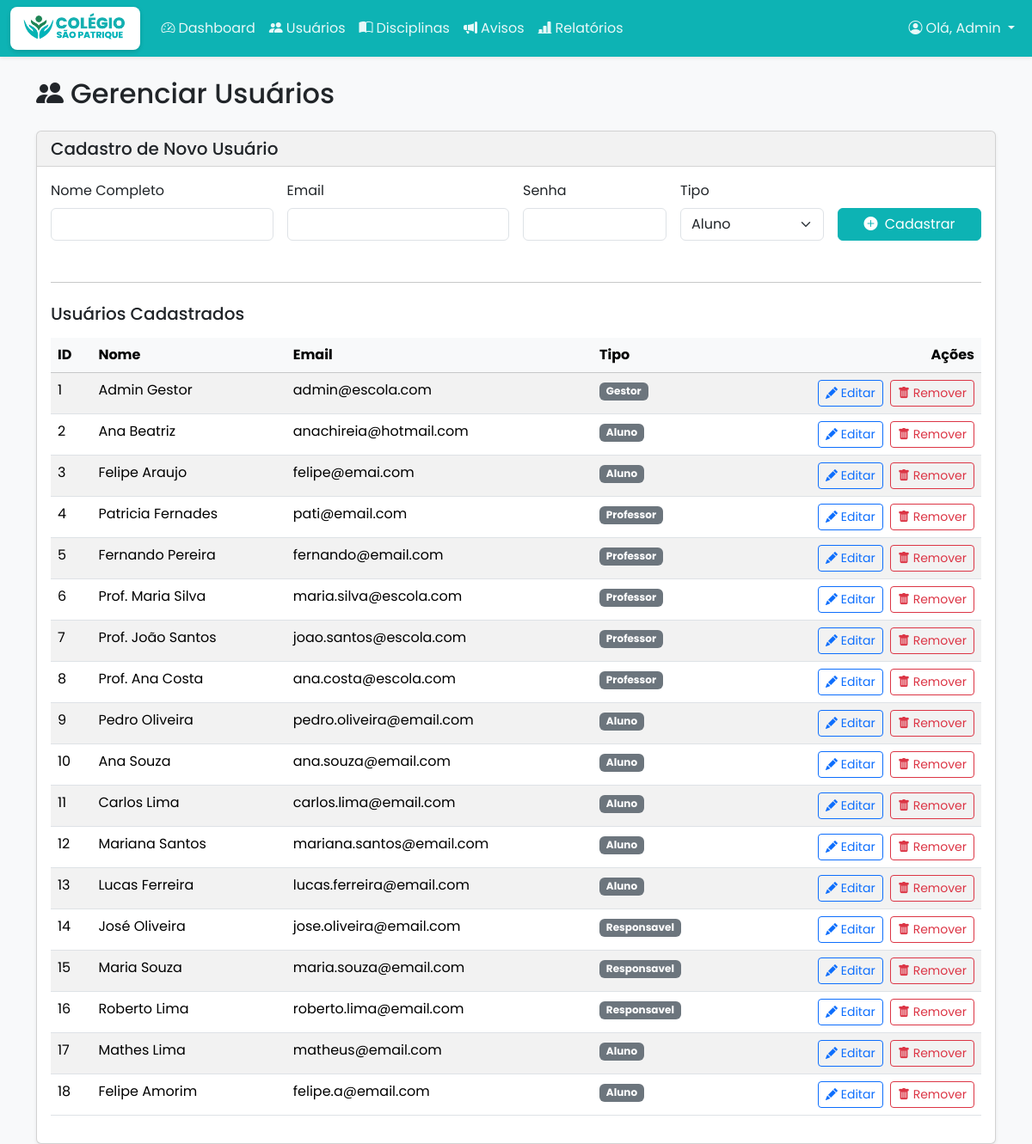
The app's page /usuarios (signed in) with its own data.
### tables this page shows
CREATE TABLE usuario (
    id INTEGER PRIMARY KEY AUTOINCREMENT,
    nome TEXT NOT NULL,
    email TEXT UNIQUE NOT NULL,
    senha TEXT NOT NULL,
    tipo_usuario TEXT NOT NULL CHECK(tipo_usuario IN ('gestor', 'professor', 'aluno', 'responsavel'))
);

### app.py (the view, shortened to what this page needs)
@app.route('/usuarios', methods=('GET', 'POST'))
@role_required('gestor')
def usuarios():
    conn = get_db_connection()
    lista_usuarios = conn.execute('SELECT * FROM usuario').fetchall()
    conn.close()
    return render_template('usuarios.html', usuarios=lista_usuarios)

### app.py (called while the page is built, shortened)
def role_required(*allowed_roles):
    def decorator(f):
        @wraps(f)
        def decorated_function(*args, **kwargs):
            if "user_id" not in session:
                flash("Você precisa estar logado para acessar esta página.", "warning")
                return redirect(url_for("login"))
            user_role = session.get("user_type") # Usar user_type conforme definido no login
            return f(*args, **kwargs)
        return decorated_function
    return decorator

def get_db_connection():
    conn = sqlite3.connect('escola.db')
    conn.row_factory = sqlite3.Row
    return conn

### templates/usuarios.html (shortened to what this page needs)
{% extends 'base.html' %}
{% block content %}
<div class="d-flex justify-content-between align-items-center mb-4">
    <h2 class="mb-0"><i class="bi bi-people-fill me-2"></i>Gerenciar Usuários</h2>
    </div>
<div class="card shadow-sm">
    <div class="card-header d-flex justify-content-between align-items-center">
        <h5 class="mb-0">Cadastro de Novo Usuário</h5>
    </div>
    <div class="card-body">
        <form method="post" class="row g-3 align-items-end mb-5">
            <div class="col-md-3">
                <label for="nome" class="form-label">Nome Completo</label>
                <input type="text" name="nome" id="nome" class="form-control" required>
            </div>
            <div class="col-md-3">
                <label for="email" class="form-label">Email</label>
                <input type="email" name="email" id="email" class="form-control" required>
            </div>
            <div class="col-md-2">
                <label for="senha" class="form-label">Senha</label>
                <input type="password" name="senha" id="senha" class="form-control" required>
            </div>
            <div class="col-md-2">
                <label for="tipo_usuario" class="form-label">Tipo</label>
                <select name="tipo_usuario" id="tipo_usuario" class="form-select" required>
                    <option value="aluno">Aluno</option>
                </select>
            </div>
            <div class="col-md-2">
                <button type="submit" class="btn btn-primary w-100">
                    <i class="bi bi-plus-circle-fill me-1"></i> Cadastrar
                </button>
            </div>
        </form>
        <hr>
        <h5 class="mb-3 mt-4">Usuários Cadastrados</h5>
        <div class="table-responsive">
            <table class="table table-striped table-hover">
                <thead class="table-light">
                    <tr>
                        <th>ID</th>
                        <th>Nome</th>
                        <th>Email</th>
                        <th>Tipo</th>
                        <th class="text-end">Ações</th>
                    </tr>
                </thead>
                <tbody>
                    {% for usuario in usuarios %}
                    <tr>
                        <td>{{ usuario.id }}</td>
                        <td>{{ usuario.nome }}</td>
                        <td>{{ usuario.email }}</td>
                        <td><span class="badge bg-secondary">{{ usuario.tipo_usuario|capitalize }}</span></td>
                        <td class="text-end">
                            <a href="{{ url_for('editar_usuario', usuario_id=usuario.id) }}" class="btn btn-sm btn-outline-primary me-1">
                                <i class="bi bi-pencil-fill"></i> Editar
                            </a>
                            <a href="{{ url_for('remover_usuario', usuario_id=usuario.id) }}" class="btn btn-sm btn-outline-danger" onclick="return confirm('Tem certeza que deseja remover este usuário?');">
                                <i class="bi bi-trash-fill"></i> Remover
                            </a>
                        </td>
                    </tr>
                    {% endfor %}
                </tbody>
            </table>
        </div>
    </div>
</div>
{% endblock %}

### static/css/style.css (style rules this page uses)
:root { --cor-primaria: #0db3b4; --cor-secundaria: #9fa7ae; --cor-sucesso: #198754; --cor-perigo: #dc3545; --cor-aviso: #ffc107; --cor-info: #07a1a1; --cor-fundo: #f8f9fa; --cor-texto: #212529; }
body { font-family: 'Poppins', sans-serif; background-color: var(--cor-fundo); color: var(--cor-texto); }
.btn-primary { background-color: var(--cor-primaria); border-color: var(--cor-primaria); }
.card-header { background-color: rgba(0, 0, 0, 0.05); border-bottom: 1px solid rgba(0, 0, 0, 0.125); }
a { color: var(--cor-primaria); }

### records on screen
usuario: id "1", nome "Admin Gestor", email "admin@escola.com", tipo_usuario "Gestor"
usuario: id "2", nome "Ana Beatriz", email "anachireia@hotmail.com", tipo_usuario "Aluno"
usuario: id "3", nome "Felipe Araujo", email "felipe@emai.com", tipo_usuario "Aluno"
usuario: id "4", nome "Patricia Fernades", email "pati@email.com", tipo_usuario "Professor"
usuario: id "5", nome "Fernando Pereira", email "fernando@email.com", tipo_usuario "Professor"
usuario: id "6", nome "Prof. Maria Silva", email "maria.silva@escola.com", tipo_usuario "Professor"
usuario: id "7", nome "Prof. João Santos", email "joao.santos@escola.com", tipo_usuario "Professor"
usuario: id "8", nome "Prof. Ana Costa", email "ana.costa@escola.com", tipo_usuario "Professor"
usuario: id "9", nome "Pedro Oliveira", email "pedro.oliveira@email.com", tipo_usuario "Aluno"
usuario: id "10", nome "Ana Souza", email "ana.souza@email.com", tipo_usuario "Aluno"
usuario: id "11", nome "Carlos Lima", email "carlos.lima@email.com", tipo_usuario "Aluno"
usuario: id "12", nome "Mariana Santos", email "mariana.santos@email.com", tipo_usuario "Aluno"
usuario: id "13", nome "Lucas Ferreira", email "lucas.ferreira@email.com", tipo_usuario "Aluno"
usuario: id "14", nome "José Oliveira", email "jose.oliveira@email.com", tipo_usuario "Responsavel"
usuario: id "15", nome "Maria Souza", email "maria.souza@email.com", tipo_usuario "Responsavel"
usuario: id "16", nome "Roberto Lima", email "roberto.lima@email.com", tipo_usuario "Responsavel"
usuario: id "17", nome "Mathes Lima", email "matheus@email.com", tipo_usuario "Aluno"
usuario: id "18", nome "Felipe Amorim", email "felipe.a@email.com", tipo_usuario "Aluno"

### other values on screen
{{ session.user_name.split()[0] }} "Admin"
